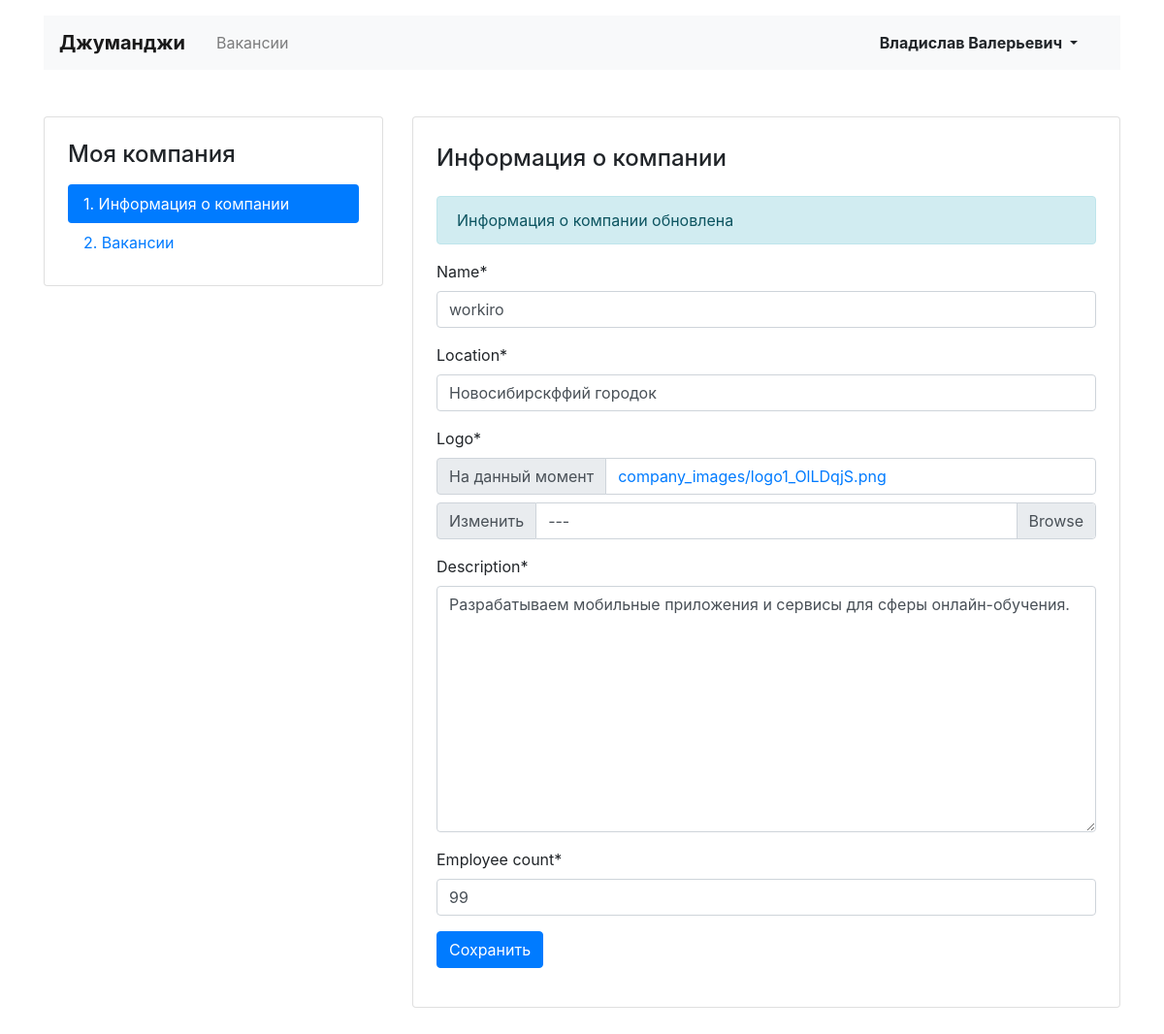
/mycompany/ (signed in), run on the app's committed database.
### vacancies/models.py (models this page shows)
class Company(models.Model):
    name = CharField(max_length=64)
    location = CharField(max_length=64)
    logo = ImageField(upload_to=MEDIA_COMPANY_IMAGE_DIR)
    description = TextField()
    employee_count = IntegerField()
    owner = OneToOneField(User, related_name='company', on_delete=models.CASCADE, null=True)

### vacancies/views/my_company.py (the view, shortened to what this page needs)
# urls.py: path('mycompany/', MyCompanyEdit.as_view(), name='my-company-edit'),
class MyCompanyEdit(LoginRequiredMixin, View):
    login_url = '/login/'
    def get(self, request, **kwargs):
        if not hasattr(request.user, 'company'):
            return redirect('my-company-start')
        context = {
            'head_title': 'Моя компания',
            'form': CompanyForm(instance=request.user.company),
        }
        return render(request, 'vacancies/company-edit.html', context=context)

### vacancies/forms.py
class CompanyForm(forms.ModelForm):
    class Meta:
        model = Company
        fields = ('name', 'location', 'logo', 'description', 'employee_count')
    def __init__(self, *args, **kwargs):
        super().__init__(*args, **kwargs)
        self.helper = FormHelper()
        self.helper.add_input(Submit('submit', 'Сохранить'))

### vacancies/templates/vacancies/company-edit.html
{% extends 'vacancies/base.html' %}
{% load crispy_forms_tags %}
{% block content %}
  <main class="container mt-3 pb-5">
    <div class="row mt-5">
      <div class="col-12 col-lg-4">
        <aside class="pt-3 pb-4 px-4 mb-5 card">
          <h1 class="h4 pt-2 pb-2">Моя компания</h1>
          <div class="nav flex-column nav-pills">
            <a class="nav-link active" href="{% url 'my-company-edit' %}">1. Информация о&nbsp;компании</a>
            <a class="nav-link" href="{% url 'my-vacancies-list' %}">2. Вакансии</a>
          </div>
        </aside>
      </div>
      <div class="col-12 col-lg-8">
        <div class="card">
          <div class="card-body px-4 pb-4">
            <section class="tab-pane fade show active">
              <h2 class="h4 pt-2 pb-3">Информация о&nbsp;компании</h2>
              <p class="alert alert-info" role="alert">
                Информация о компании обновлена
              </p>
              {% crispy form %}
            </section>
          </div>
        </div>
      </div>
    </div>
  </main>
{% endblock %}

### vacancies/templates/vacancies/base.html (shortened to what this page needs)
<!DOCTYPE html>
<html lang="ru">
<head>
  <link rel="stylesheet" href="https://stackpath.bootstrapcdn.com/bootstrap/4.3.1/css/bootstrap.min.css">
</head>
<body>
  <header class="container mt-3">
    <nav class="navbar navbar-expand-lg navbar-light bg-light">
      <a class="navbar-brand mr-4 font-weight-bold" href="{% url 'main' %}">Джуманджи</a>
      <div class="collapse navbar-collapse justify-content-between" id="navbarNav">
        <ul class="navbar-nav col-10">
          <li class="nav-item">
            <a class="nav-link" href="{% url 'vacancies' %}">Вакансии</a>
          </li>
        </ul>
        <ul class="navbar-nav col-2 justify-content-end">
          <li class="nav-item active">
            {% if user.is_authenticated %}
            <div class="btn-group">
              <button type="button" class="btn dropdown-toggle font-weight-bold" data-toggle="dropdown" aria-haspopup="true" aria-expanded="false">
                {{ user.first_name }} {{ user.last_name }}
              </button>
            </div>
            {% else %}
            <a href="{% url 'login' %}" class="nav-link font-weight-bold">Вход</a>
            {% endif %}
          </li>
        </ul>
      </div>
    </nav>
  </header>
{% block content %}{% endblock %}
</body>
</html>

### data on the page
Company: name "workiro", location "Новосибирскффий городок", description "Разрабатываем мобильные приложения и сервисы для сферы онлайн-обучения.", employee_count "99"

### other printed values
{{ user.first_name }} "Владислав"
{{ user.last_name }} "Валерьевич"
